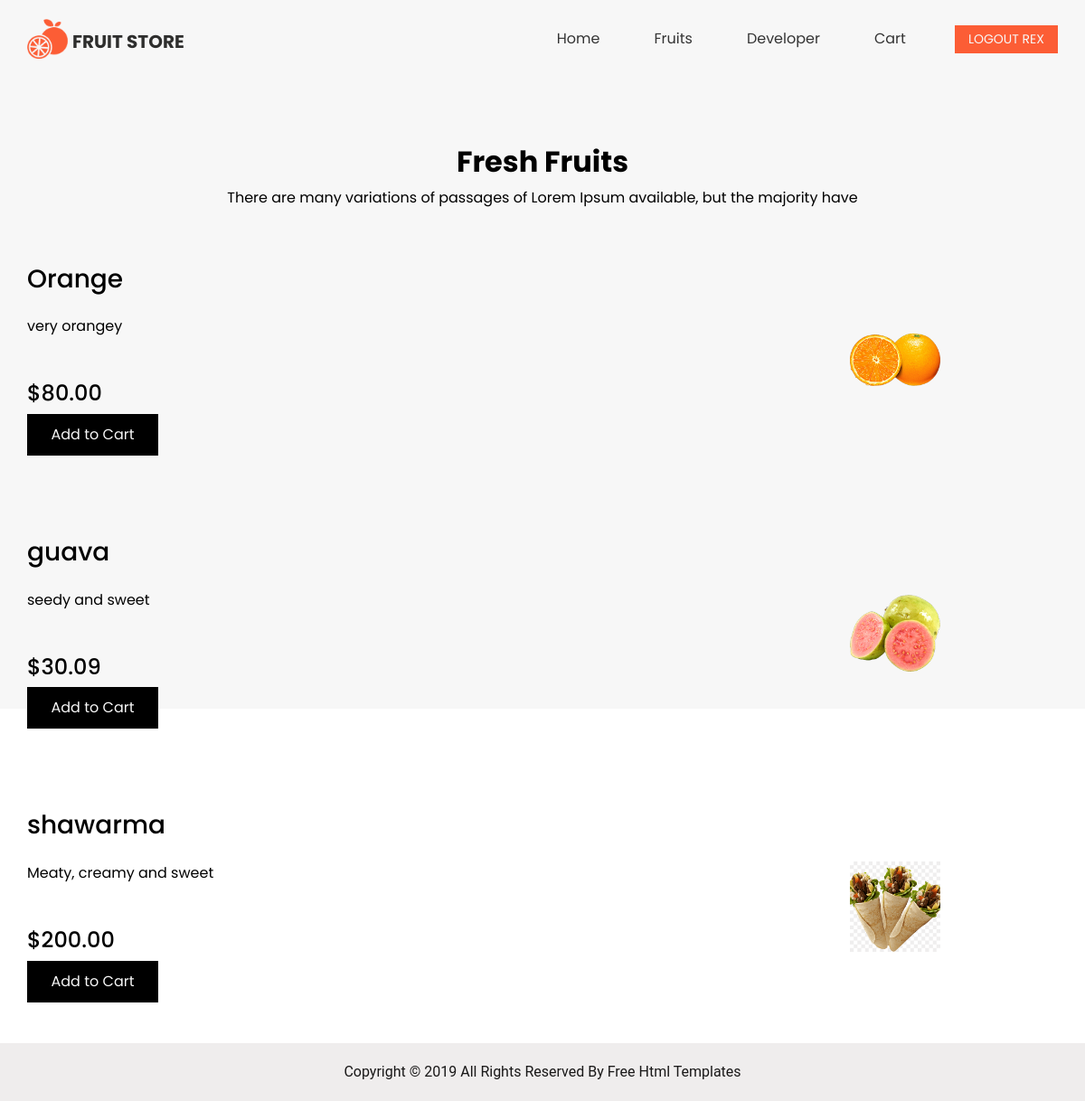
The page /fruits/ (signed in) on the database its author committed.
### store/models.py (models this page shows, shortened)
class Product(models.Model):
    name = models.CharField(max_length=50)
    description = models.TextField()
    price = models.DecimalField(max_digits=99999999, decimal_places=2)
    image = models.ImageField(default='default.png')

### store/views.py (the view)
# urls.py: path('fruits/', fruits, name='fruits'),
@login_required
def fruits(request):
    fruits = Product.objects.all()
    context = {
        "fruits": fruits
    }
    return render(request, 'fruits.html', context)

### templates/fruits.html
{% extends 'home.html'%}
{% load static %}
{% block content%}
  <section class="fruit_section layout_padding-top">
    <div class="container">
      <h2 class="custom_heading">Fresh Fruits</h2>
      <p class="custom_heading-text">
        There are many variations of passages of Lorem Ipsum available, but
        the majority have
      </p>
        {% for fruit in fruits %}
      <div class="row layout_padding2">
        <div class="col-md-8">
          <div class="fruit_detail-box">
            <h3>
           {{fruit.name}}
            </h3>
            <p class="mt-4 mb-5">
           {{fruit.description}}
            </p>
            <h4>${{fruit.price}}</h4>
            <div>
              <a href="" class="custom_dark-btn">
                Add to Cart
              </a>
            </div>
          </div>
        </div>
        <div class="col-md-4 d-flex justify-content-center align-items-center">
          <div class="fruit_img-box d-flex justify-content-center ">
            <img src="{{fruit.image.url}}" alt="" class="" width="100px" />
          </div>
        </div>
      </div>
      {% endfor %}
    </div>
  </section>
  {% endblock %}

### templates/home.html (shortened to what this page needs)
<!DOCTYPE html>
{% load static%}
<html>
<head>
  <link rel="stylesheet" type="text/css"
    href="https://cdnjs.cloudflare.com/ajax/libs/OwlCarousel2/2.1.3/assets/owl.carousel.min.css" />
  <link rel="stylesheet" type="text/css" href="{% static 'css/bootstrap.css' %}" />
  <link href="{% static 'css/style.css' %}" rel="stylesheet" />
  <link href="{% static 'css/responsive.css' %}" rel="stylesheet" />
</head>
<body>
  <div class="hero_area">
    <header class="header_section">
      <div class="container">
        <nav class="navbar navbar-expand-lg custom_nav-container pt-3">
          <a class="navbar-brand" href="{% url 'home'%}">
            <img src="{% static 'images/logo.png' %}" alt="" /><span>
              Fruit Store
            </span>
          </a>
          <div class="collapse navbar-collapse" id="navbarSupportedContent">
            <div class="d-flex ml-auto flex-column flex-lg-row align-items-center">
              <ul class="navbar-nav  ">
                <li class="nav-item active">
                  <a class="nav-link" href="{% url 'home'%}">Home <span class="sr-only">(current)</span></a>
                </li>
                <li class="nav-item">
                  <a class="nav-link" href="{% url 'fruits'%}"> Fruits</a>
                </li>
                <li class="nav-item">
                  <a class="nav-link" href="{% url 'contact_me'%}">Developer</a>
                </li>
                <li class="nav-item">
                  <a class="nav-link" href="{% url 'cart'%}">Cart</a>
                </li>
              </ul>
            </div>
            {% if request.user.is_authenticated %}
            <div class="quote_btn-container ml-0 ml-lg-4 d-flex justify-content-center">
              <a href="{% url 'logout'%}">
               Logout {{request.user}}
              </a>
            </div>
            {% else %}
            <div class="quote_btn-container ml-0 ml-lg-4 d-flex justify-content-center">
              <a href="{% url 'signup'%}">
                Get Started
              </a>
            </div>
            {% endif %}
          </div>
        </nav>
      </div>
    </header>
    {% block content %}{% endblock %}
  <section class="container-fluid footer_section">
    <p>
      Copyright &copy; 2019 All Rights Reserved By
      <a href="https://html.design/">Free Html Templates</a>
    </p>
  </section>
</body>
</html>

### static/css/style.css (style rules this page uses)
body { font-family: 'Poppins', sans-serif; color: #000000; background-color: #ffffff; }
.layout_padding2 { padding: 45px 0; }
.layout_padding-top { padding-top: 75px; }
.custom_dark-btn, .custom_orange-btn { display: inline-block; padding: 10px 0; text-align: center; width: 145px; outline: none; color: #f7f7f7; border: 1px solid transparent; }
.custom_dark-btn { background-color: #000000; }
.custom_heading { text-align: center; font-weight: bold; }
.custom_heading-text { text-align: center; }
.hero_area { height: 98vh; background-color: #f7f7f7; }
.custom_nav-container.navbar-expand-lg .navbar-nav .nav-link { padding: 10px 30px; color: #343434; text-align: center }
a, a:hover, a:focus { text-decoration: none; }
.navbar-brand, .navbar-brand:hover { text-transform: uppercase; font-weight: bold; font-size: 24px; color: #fafcfd; }
.navbar-brand { display: flex; align-items: center; }
.navbar-brand img { width: 45px; margin-right: 5px; }
.navbar-brand span { font-size: 20px; font-weight: 700; color: #2e2e2d; margin-top: 5px; }
.custom_nav-container { z-index: 99999; padding: 15px 0; }
.quote_btn-container a { display: inline-block; padding: 5px 15px; background-color: #fc5d35; color: #f7f7f7; font-size: 14px; text-transform: uppercase; }
.footer_section { background-color: #efeded; padding: 20px 0; font-family: "Roboto", sans-serif; }
.footer_section p { color: #191818; margin: 0; text-align: center; }
.footer_section a { color: #191818; }

### static/css/responsive.css (style rules this page uses)
@media (min-width: 1200px) { .container { max-width: 1170px; } }

### rows shown on the page
Product: name "Orange", description "very orangey", price "80.00", image (picture)
Product: name "guava", description "seedy and sweet", price "30.09", image (picture)
Product: name "shawarma", description "Meaty, creamy and sweet", price "200.00", image (picture)

### other values the page prints
{{ request.user }} "REX"
